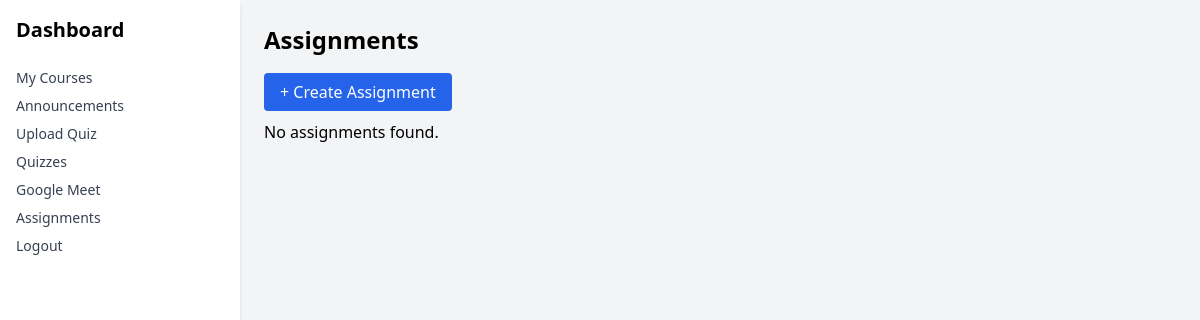
Page /assignments/ (signed in) on the earlier database version.
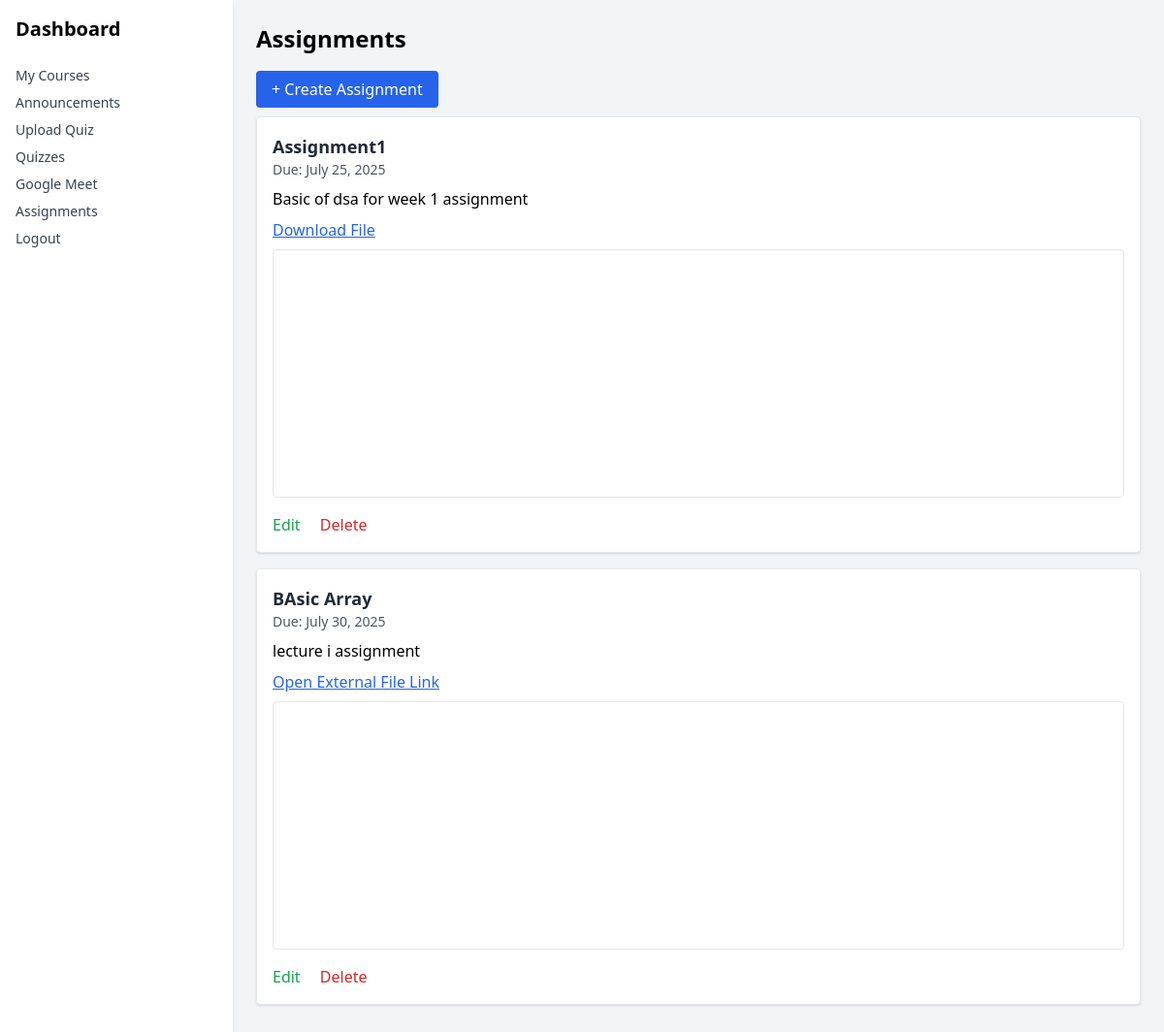
Same page on the later database version.
### lms/models.py (models this page shows, shortened)
class Assignment(models.Model):
    course = models.ForeignKey(Course, on_delete=models.CASCADE)
    title = models.CharField(max_length=255)
    description = models.TextField()
    due_date = models.DateField()
    file_link = models.URLField(blank=True, null=True)
    uploaded_file = models.FileField(upload_to='assignments/', blank=True, null=True)  # ✅ File field
    uploaded_at = models.DateTimeField(auto_now_add=True)

### lms/views.py (the view)
# urls.py: path('assignments/', AssignmentListView.as_view(), name='assignment_list'),
class AssignmentListView(LoginRequiredMixin, View):
    def get(self, request):
        if request.user.is_staff:
            courses = Course.objects.filter(teacher=request.user)
            assignments = Assignment.objects.filter(course__in=courses)
        else:
            enrolled_courses = Enrollment.objects.filter(student=request.user).values_list('course', flat=True)
            assignments = Assignment.objects.filter(course__in=enrolled_courses)
        return render(request, 'lms/assignment_list.html', {'assignments': assignments})

### lms/templates/lms/assignment_list.html (shortened to what this page needs)
{% extends 'lms/base.html' %}
{% block content %}
<h2 class="text-2xl font-bold mb-6">Assignments</h2>
{% if request.user.is_staff %}
    <div class="mb-4">
        <a href="{% url 'assignment_create' %}" class="bg-blue-600 text-white px-4 py-2 rounded hover:bg-blue-700">
            + Create Assignment
        </a>
    </div>
{% endif %}
{% for assignment in assignments %}
    <div class="bg-white border p-4 rounded shadow mb-4">
        <h3 class="text-lg font-semibold text-gray-800">{{ assignment.title }}</h3>
        <p class="text-sm text-gray-600">Due: {{ assignment.due_date }}</p>
        <p class="mt-2">{{ assignment.description }}</p>
        {% if assignment.uploaded_file %}
            <p class="mt-2">
                <a href="{{ assignment.uploaded_file.url }}" class="text-blue-600 underline" target="_blank">
                    Download File
                </a>
            </p>
            <div class="mt-2">
                <iframe src="{{ assignment.uploaded_file.url }}" class="w-full h-64 border rounded" frameborder="0"></iframe>
            </div>
        {% elif assignment.file_link %}
            <p class="mt-2">
                <a href="{{ assignment.file_link }}" class="text-blue-600 underline" target="_blank">
                    Open External File Link
                </a>
            </p>
            <div class="mt-2">
                <iframe src="{{ assignment.file_link }}" class="w-full h-64 border rounded" frameborder="0"></iframe>
            </div>
        {% endif %}
        {% if request.user.is_staff and assignment.course.teacher == request.user %}
            <div class="mt-4">
                <a href="{% url 'assignment_edit' assignment.id %}" class="text-green-600 hover:underline mr-4">Edit</a>
                <a href="{% url 'assignment_delete' assignment.id %}" class="text-red-600 hover:underline">Delete</a>
            </div>
        {% endif %}
    </div>
{% empty %}
    <p>No assignments found.</p>
{% endfor %}
{% endblock %}

### lms/templates/lms/base.html (shortened to what this page needs)
{% load static %}
<!DOCTYPE html>
<html lang="en">
<head>
    <script src="https://cdn.tailwindcss.com"></script>
</head>
<body class="bg-gray-100">
    <div class="flex">
        <div class="w-1/5 bg-white h-screen shadow-md p-4 fixed top-0 left-0 overflow-y-auto">
            <h2 class="text-xl font-bold mb-6">Dashboard</h2>
            <ul class="space-y-2 text-sm">
                {% if request.user.is_staff %}
                    <li><a href="{% url 'teacher_dashboard' %}" class="block text-gray-700 hover:text-blue-600">My Courses</a></li>
                    <li><a href="#" class="block text-gray-700 hover:text-blue-600">Announcements</a></li>
                    <li><a href="{% url 'upload_quiz' %}" class="block text-gray-700 hover:text-blue-600">Upload Quiz</a></li>
                    <li><a href="{% url 'quiz_list' %}" class="block text-gray-700 hover:text-blue-600">Quizzes</a></li>
                    <li><a href="#" class="block text-gray-700 hover:text-blue-600">Google Meet</a></li>
                    <li><a href="{% url 'assignment_list' %}" class="block text-gray-700 hover:text-blue-600">Assignments</a></li>
                {% endif %}
                <li><a href="{% url 'logout' %}" class="block text-gray-700 hover:text-red-600">Logout</a></li>
            </ul>
        </div>
        <div class="w-4/5 ml-[20%] p-6">
            {% block content %}
            {% endblock %}
        </div>
    </div>
</body>
</html>

Differences in the rows shown:
added Assignment: title "Assignment1", due_date "July 25, 2025", description "Basic of dsa for week 1 assignment", shows "Edit"
added Assignment: title "BAsic Array", due_date "July 30, 2025", description "lecture i assignment", shows "Edit"
Other differences:
text no longer shown: "No assignments found."
